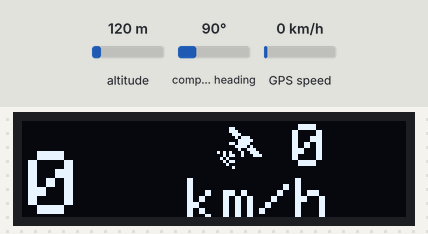
Bench run of a sketch on a simulated Arduino Uno, built with avr-gcc and run on an emulated ATmega328P. Parts: 128×32 one-colour display. The inputs (shaded band) are chosen by the test bench; at power-on: GPS speed 0 km/h, altitude 120 m, compass heading 90°. The display library's start-up logo is not drawn; the GPS gets a fix after 3 s at 37.7749, -122.4194 with 8 satellites.

Above: at 3.6 s.
3.7 s: GPS speed set to 2 km/h
At 6.9 s:
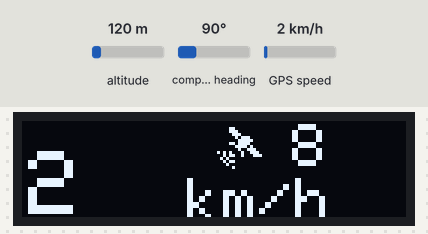
7.6 s: GPS speed set to 30 km/h
At 9.6 s:
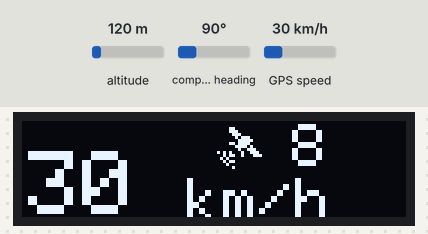
10.6 s: GPS speed set to 60 km/h
At 13.6 s:
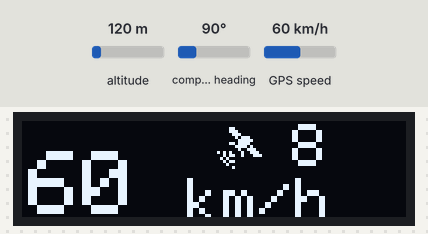
Timing chart, 0 to 15.1 s (numbered marks = the images above; inputs shaded):
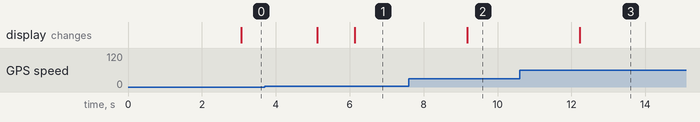

Measured:
- after the input at 3.7 s, the display: first differs from a run without the input after 2.4 s (image 1)
- after the input at 7.6 s, the display: changes after 1.6 s (image 2)
- after the input at 10.6 s, the display: changes after 1.6 s (image 3)

The sketch:

neo_1306.ino
```cpp
#include <SPI.h>
#include <Wire.h>
#include <Adafruit_GFX.h>
#include <Adafruit_SSD1306.h>
#define SCREEN_WIDTH 128 // OLED display width, in pixels
#define SCREEN_HEIGHT 32 // OLED display height, in pixels
// Declaration for an SSD1306 display connected to I2C (SDA, SCL pins)
#define OLED_RESET     4 // Reset pin # (or -1 if sharing Arduino reset pin)
Adafruit_SSD1306 display(SCREEN_WIDTH, SCREEN_HEIGHT, &Wire, OLED_RESET);


#define u8g_logo_sat_width 15
#define u8g_logo_sat_height 15

//satellite logo
const unsigned char u8g_logo_sat[] = {
0x00, 0x00, 0x0c, 0x00, 0x0e, 0x00, 0x07, 0x00, 0x02, 0xe0, 0x01, 0xf0, 0x0d, 0xe0, 0x03, 0xd0,
0x01, 0x38, 0xa8, 0x9c, 0x2c, 0x8e, 0x50, 0x00, 0x2c, 0x00, 0x10, 0x00, 0x04, 0x00
};


// The serial connection to the GPS device
#include <SoftwareSerial.h>
static const int RXPin = 13, TXPin = 14;
static const uint32_t GPSBaud = 9600;
SoftwareSerial ss(RXPin, TXPin);


//GPS Library
#include <TinyGPS++.h>
TinyGPSPlus gps;

int num_sat, gps_speed;
String heading;


void setup() {

  ss.begin(GPSBaud);
  Serial.begin(9600);

  // SSD1306_SWITCHCAPVCC = generate display voltage from 3.3V internally
  if(!display.begin(SSD1306_SWITCHCAPVCC, 0x3C)) { // Address 0x3C for 128x32
    Serial.println(F("SSD1306 allocation failed"));
    for(;;); // Don't proceed, loop forever
  }

  // Show initial display buffer contents on the screen --
  // the library initializes this with an Adafruit splash screen.
  display.display();
  delay(2000); // Pause for 2 seconds

  // Clear the buffer
  display.clearDisplay();


}

void loop() {

  Get_GPS(); //Get GPS data
  print_speed();
}

void print_speed() {

  display.clearDisplay();
  display.setTextSize(3);             // Normal 1:1 pixel scale
  display.setTextColor(WHITE);        // Draw white text
  display.setCursor(2,10);             // Start at top-left corner
  display.println(gps_speed, DEC);
  display.setTextSize(2);
  display.setCursor(55,19);
  display.println("km/h");
  //display.setTextSize(2);
  //display.setCursor(50,1);
  //display.println("Sat:");
  display.drawBitmap(65, 1, u8g_logo_sat, u8g_logo_sat_width, u8g_logo_sat_height, 1); // draw sattelite logo
  display.setTextSize(2);
  display.setCursor(90,1);
  display.println(num_sat);
  display.display();
}

// This custom version of delay() ensures that the gps object
// is being "fed".
static void smartDelay(unsigned long ms)
{
  unsigned long start = millis();
  do
  {
    while (ss.available())
      gps.encode(ss.read());
  } while (millis() - start < ms);
}


void Get_GPS()
{


  num_sat = gps.satellites.value();

  if (gps.location.isValid() == 1) {

    gps_speed = gps.speed.kmph();

    heading = gps.cardinal(gps.course.value());
  }
  smartDelay(1000);


  if (millis() > 5000 && gps.charsProcessed() < 10)
  {

  }


}
```
